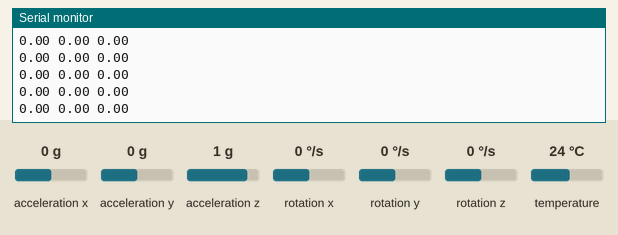
The sketch below on a simulated Arduino Uno, built with avr-gcc and run on an emulated ATmega328P. Shown: the last lines printed to the serial monitor. The inputs (shaded band) are chosen by the test bench; at power-on: rotation x 0 °/s, rotation y 0 °/s, rotation z 0 °/s, acceleration x 0 g, acceleration y 0 g, acceleration z 1 g, temperature 24 °C.

Above: at 3.6 s.
3.7 s: rotation x set to -192 °/s
At 4.2 s:
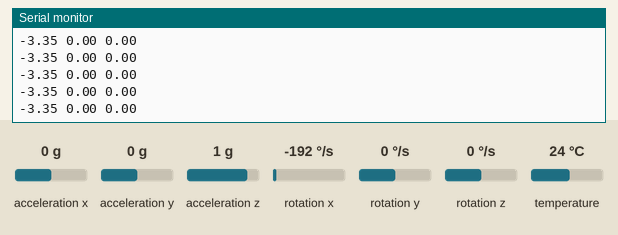
5.2 s: rotation y set to -192 °/s
At 5.8 s:
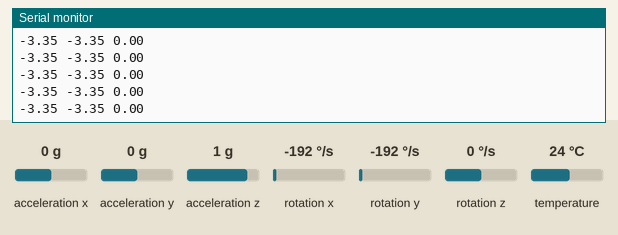
6.7 s: rotation z set to -192 °/s
At 7.6 s:
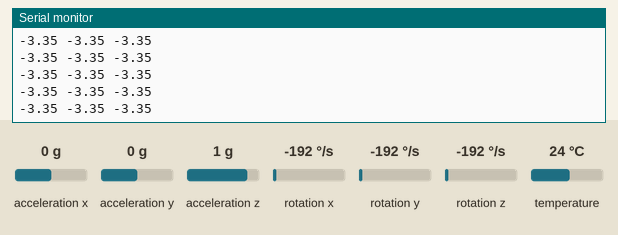

Measured:
- after the input at 3.7 s, the serial monitor: prints a new line at once (image 1)
- after the input at 5.2 s, the serial monitor: prints a new line at once (image 2)
- after the input at 6.7 s, the serial monitor: prints a new line at once (image 3)

The sketch:

final.ino.ino
```cpp
#include <Wire.h>
#include <Adafruit_MPU6050.h>
#include <Adafruit_Sensor.h>

Adafruit_MPU6050 mpu;
  float ax{},ay{},az{};
  float gx{},gy{},gz{};
  float gyroXOffset{} ,  gyroYOffset{}, gyroZOffset{};


void setup() {

  Serial.begin(115200);
  while (!Serial)
    delay(10);

  if (!mpu.begin()) {
    Serial.println("Failed to find MPU6050 chip");
    while (1) {
      delay(10);
    }

  }
  Serial.println("MPU6050 Found!");
  calibrateGyro();

  mpu.setAccelerometerRange(MPU6050_RANGE_2_G);
  mpu.setGyroRange(MPU6050_RANGE_250_DEG);
  mpu.setFilterBandwidth(MPU6050_BAND_21_HZ);
  delay(100);

  // Print column headers for Serial Plotter
  // Serial.println(" Gyro_X Gyro_Y Gyro_Z");
}

void loop() {
  sensors_event_t accel, gyro, temp;
  mpu.getEvent(&accel, &gyro, &temp);

  // ax = accel.acceleration.x;
  // ay = accel.acceleration.y;
  // az = accel.acceleration.z;

  gx = gyro.gyro.x-gyroXOffset;
  gy = gyro.gyro.y-gyroYOffset;
  gz = gyro.gyro.z-gyroZOffset;

// Serial.print("Accel_X Accel_Y Accel_Z")

  Serial.print(gx); Serial.print(" ");
  Serial.print(gy); Serial.print(" ");
  Serial.print(gz);
  Serial.print("\n");

  delay(20);
}
void calibrateGyro() {


  for (int i = 0; i < 1000; i++) {
    sensors_event_t a, g, temp;
    mpu.getEvent(&a, &g, &temp);

    gyroXOffset += g.gyro.x;
    gyroYOffset += g.gyro.y;
    gyroZOffset += g.gyro.z;
  }

  gyroXOffset /= 1000;
  gyroYOffset /= 1000;
  gyroZOffset /= 1000;

  Serial.println("the gyro offset value are as follows:");
  Serial.println(gyroXOffset);
  Serial.println(gyroYOffset);
  Serial.println(gyroZOffset);
  Serial.println("the gryo offset value is taken here ");
  Serial.println("------------------------------------------------------------");
}
```
